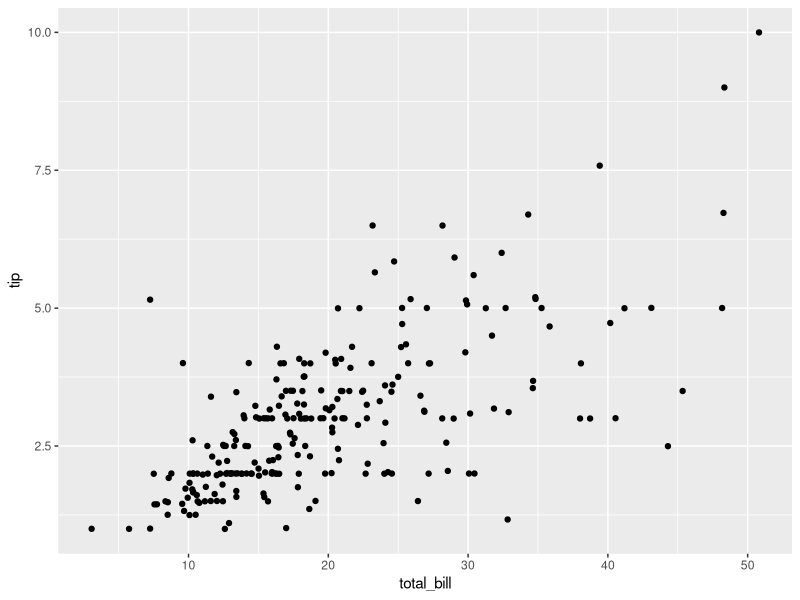
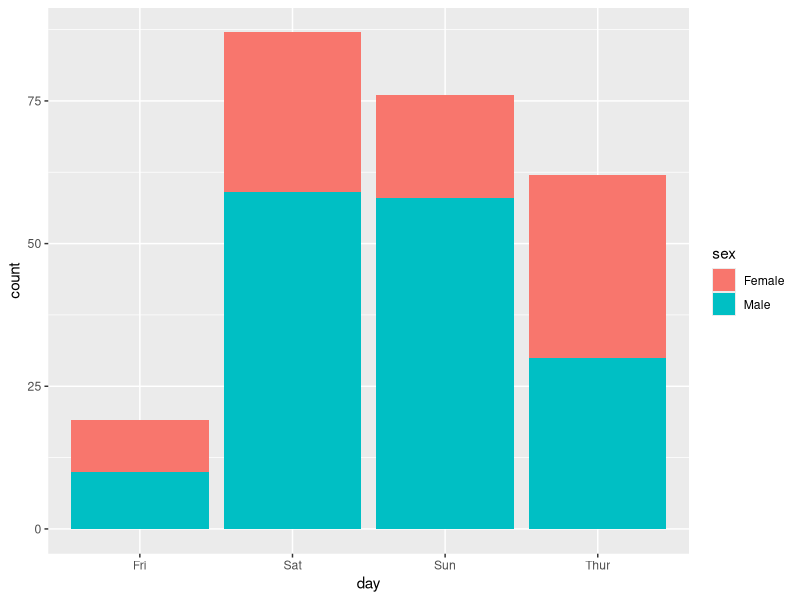

These charts were generated, in order, by the following R code:
## ---- chunk 1
chooseCRANmirror(graphics = FALSE, ind=1)
knitr::opts_chunk$set(echo = TRUE)
## ---- chunk 2
install.packages("lmtest")
install.packages('lmtest', repos = "http://cran.us.r-project.org")
install.packages('reshape2')
data(tips, package="reshape2")
## ---- chunk 3
#Question 1
numParty <- nrow(tips)
numParty
## ---- chunk 4
#Question 2
str(tips)
## ---- chunk 5
#Question 3
day <- tips
day <- day[order(day$day),]
day
## ---- chunk 6
#Question 4
female5 <- subset(tips, sex=="Female" & size >= 5,)
female5
## ---- chunk 7
install.packages("ggplot2")
library("ggplot2")
ggplot(data=tips, aes(x=total_bill, y=tip))+geom_jitter()
## ---- chunk 8
tiprate<-((mean(tips$tip)/mean(tips$total_bill))*100)
tiprate
## ---- chunk 9
dinnerTip<- subset(tips, time == "Dinner" & tip)
lunchTip<- subset(tips, time == "Lunch" & tip)
mean(lunchTip$tip)
mean(dinnerTip$tip)
## ---- chunk 10
ggplot(data=tips, aes(x=day, fill=sex))+geom_bar()
